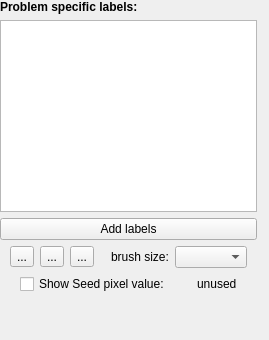
<?xml version="1.0" encoding="UTF-8"?>
<ui version="4.0">
 <class>containingWidget</class>
 <widget class="QWidget" name="containingWidget">
  <property name="geometry">
   <rect>
    <x>0</x>
    <y>0</y>
    <width>269</width>
    <height>340</height>
   </rect>
  </property>
  <property name="sizePolicy">
   <sizepolicy hsizetype="Preferred" vsizetype="Preferred">
    <horstretch>1</horstretch>
    <verstretch>0</verstretch>
   </sizepolicy>
  </property>
  <property name="minimumSize">
   <size>
    <width>256</width>
    <height>0</height>
   </size>
  </property>
  <property name="baseSize">
   <size>
    <width>0</width>
    <height>0</height>
   </size>
  </property>
  <property name="windowTitle">
   <string>Form</string>
  </property>
  <layout class="QHBoxLayout" name="horizontalLayout_3">
   <property name="leftMargin">
    <number>0</number>
   </property>
   <property name="topMargin">
    <number>0</number>
   </property>
   <property name="rightMargin">
    <number>12</number>
   </property>
   <property name="bottomMargin">
    <number>0</number>
   </property>
   <item>
    <layout class="QVBoxLayout" name="verticalLayout">
     <item>
      <widget class="QLabel" name="label">
       <property name="sizePolicy">
        <sizepolicy hsizetype="Preferred" vsizetype="Fixed">
         <horstretch>0</horstretch>
         <verstretch>0</verstretch>
        </sizepolicy>
       </property>
       <property name="text">
        <string>&lt;b&gt;Problem specific labels:&lt;/b&gt;</string>
       </property>
      </widget>
     </item>
     <item>
      <widget class="LabelListView" name="labelListView">
       <property name="sizePolicy">
        <sizepolicy hsizetype="Minimum" vsizetype="Fixed">
         <horstretch>0</horstretch>
         <verstretch>0</verstretch>
        </sizepolicy>
       </property>
       <property name="minimumSize">
        <size>
         <width>0</width>
         <height>192</height>
        </size>
       </property>
      </widget>
     </item>
     <item>
      <widget class="QPushButton" name="AddLabelButton">
       <property name="styleSheet">
        <string notr="true"/>
       </property>
       <property name="text">
        <string>Add labels</string>
       </property>
      </widget>
     </item>
     <item>
      <layout class="QHBoxLayout" name="horizontalLayout" stretch="0,0,0,1,0,0,0,0">
       <property name="sizeConstraint">
        <enum>QLayout::SetDefaultConstraint</enum>
       </property>
       <item>
        <spacer name="horizontalSpacer_2">
         <property name="orientation">
          <enum>Qt::Horizontal</enum>
         </property>
         <property name="sizeHint" stdset="0">
          <size>
           <width>40</width>
           <height>20</height>
          </size>
         </property>
        </spacer>
       </item>
       <item>
        <widget class="QToolButton" name="arrowToolButton">
         <property name="text">
          <string>...</string>
         </property>
        </widget>
       </item>
       <item>
        <widget class="QToolButton" name="paintToolButton">
         <property name="text">
          <string>...</string>
         </property>
        </widget>
       </item>
       <item>
        <widget class="QToolButton" name="eraserToolButton">
         <property name="text">
          <string>...</string>
         </property>
         <property name="autoRaise">
          <bool>false</bool>
         </property>
        </widget>
       </item>
       <item>
        <spacer name="horizontalSpacer_5">
         <property name="orientation">
          <enum>Qt::Horizontal</enum>
         </property>
         <property name="sizeHint" stdset="0">
          <size>
           <width>40</width>
           <height>20</height>
          </size>
         </property>
        </spacer>
       </item>
       <item>
        <widget class="QLabel" name="brushSizeCaption">
         <property name="text">
          <string>brush size:</string>
         </property>
        </widget>
       </item>
       <item>
        <widget class="QComboBox" name="brushSizeComboBox"/>
       </item>
       <item>
        <spacer name="horizontalSpacer">
         <property name="orientation">
          <enum>Qt::Horizontal</enum>
         </property>
         <property name="sizeHint" stdset="0">
          <size>
           <width>40</width>
           <height>20</height>
          </size>
         </property>
        </spacer>
       </item>
      </layout>
     </item>
     <item>
      <layout class="QHBoxLayout" name="horizontalLayout_2">
       <item>
        <spacer name="horizontalSpacer_3">
         <property name="orientation">
          <enum>Qt::Horizontal</enum>
         </property>
         <property name="sizeHint" stdset="0">
          <size>
           <width>40</width>
           <height>20</height>
          </size>
         </property>
        </spacer>
       </item>
       <item>
        <widget class="QCheckBox" name="pixelValueCheckBox">
         <property name="text">
          <string>Show Seed pixel value:</string>
         </property>
        </widget>
       </item>
       <item>
        <spacer name="horizontalSpacer_6">
         <property name="orientation">
          <enum>Qt::Horizontal</enum>
         </property>
         <property name="sizeHint" stdset="0">
          <size>
           <width>40</width>
           <height>20</height>
          </size>
         </property>
        </spacer>
       </item>
       <item>
        <widget class="QLabel" name="pixelValue">
         <property name="text">
          <string>unused</string>
         </property>
        </widget>
       </item>
       <item>
        <spacer name="horizontalSpacer_4">
         <property name="orientation">
          <enum>Qt::Horizontal</enum>
         </property>
         <property name="sizeHint" stdset="0">
          <size>
           <width>40</width>
           <height>20</height>
          </size>
         </property>
        </spacer>
       </item>
      </layout>
     </item>
     <item>
      <spacer name="verticalSpacer">
       <property name="orientation">
        <enum>Qt::Vertical</enum>
       </property>
       <property name="sizeHint" stdset="0">
        <size>
         <width>20</width>
         <height>40</height>
        </size>
       </property>
      </spacer>
     </item>
    </layout>
   </item>
  </layout>
 </widget>
 <customwidgets>
  <customwidget>
   <class>LabelListView</class>
   <extends>QTableView</extends>
   <header>ilastik.widgets.labelListView</header>
  </customwidget>
 </customwidgets>
 <resources/>
 <connections/>
</ui>
